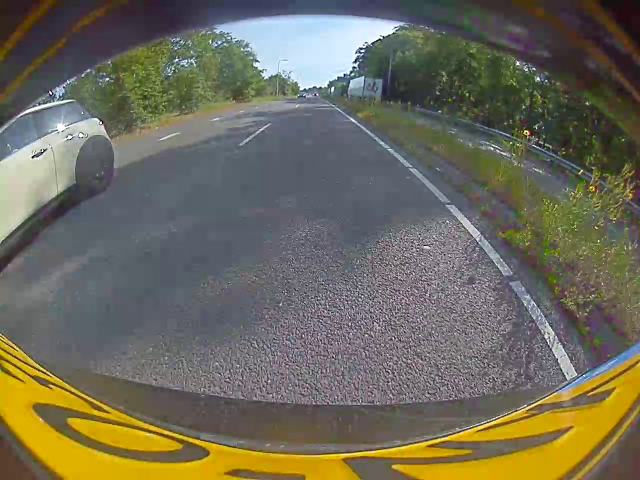
#> input picture frame 0 of tests/data/2020-06-02_09-10-25/2020-06-02_09-08-04-back.mp4, 1280 x 960 px, given in place of 2019-05-30_09-23-12-front.mp4, which was not available (shown at 1/2 size)
$ python benchmark_cv2_read.py
#> lines starting #> are read from the running program, lines starting #| are printed output that depends on the picture; pictures that were not available may be replaced by others from this repository, and a replacement may not be noted
import cv2
from datetime import datetime


def main():
    fn = "/Volumes/TESLASTICK/TeslaCam/SavedClips/2019-05-30_09-23-14/2019-05-30_09-23-12-front.mp4"

    start = datetime.now()
    print("Explicitly incrementing position")
    cap = cv2.VideoCapture(str(fn))
    cap.set(cv2.CAP_PROP_POS_AVI_RATIO, 1)  # Go to last frame
    n_frames = int(cap.get(cv2.CAP_PROP_POS_FRAMES))
    for frame_pos in range(0, n_frames):
        cap.set(cv2.CAP_PROP_POS_FRAMES, frame_pos)
        frame_read, frame = cap.read()
#> this loop made 31 passes
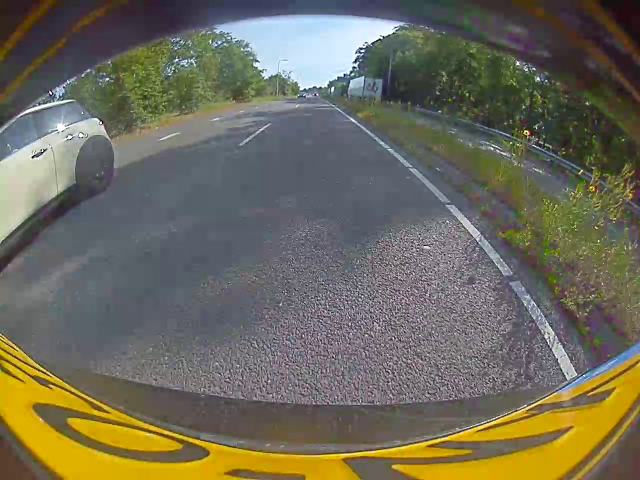
#> input picture frame 0 of tests/data/2020-06-02_09-10-25/2020-06-02_09-08-04-back.mp4, 1280 x 960 px, given in place of 2019-05-30_09-23-12-front.mp4, which was not available (shown at 1/2 size)
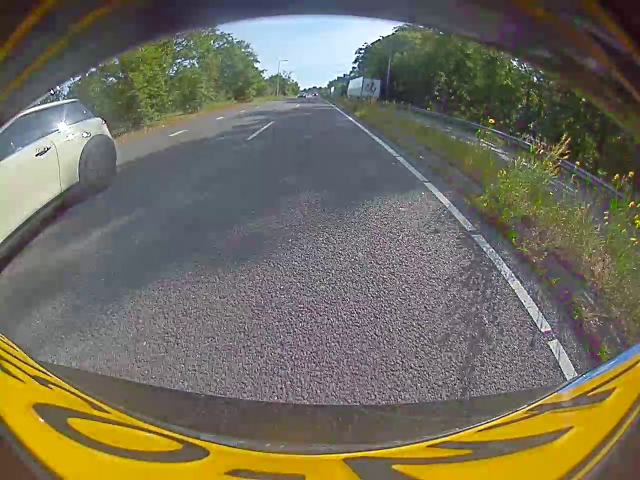
#> input picture frame 1 of tests/data/2020-06-02_09-10-25/2020-06-02_09-08-04-back.mp4, 1280 x 960 px, given in place of 2019-05-30_09-23-12-front.mp4, which was not available (shown at 1/2 size)
#> pass 3, in main, `frame_read, frame = cap.read()`:
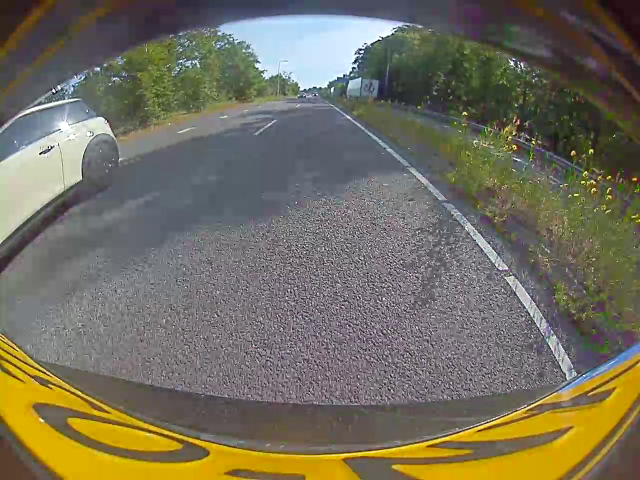
#> frame: shape (960, 1280, 3) (shown at 1/2 size); mean B, G, R 93.8, 110.9, 115.5
    cap.release()
    end = datetime.now()
    diff_s = (end-start).total_seconds()
    print(f"Took {diff_s} seconds")

    start = datetime.now()
    print("Loop")
    cap = cv2.VideoCapture(str(fn))
    while cap.isOpened():
        ret, frame = cap.read()
        if not ret:
            break
    cap.release()
    end = datetime.now()
    diff_s = (end-start).total_seconds()
    print(f"Took {diff_s} seconds")


if __name__ == "__main__":
    main()

$ run again, starting later in the video
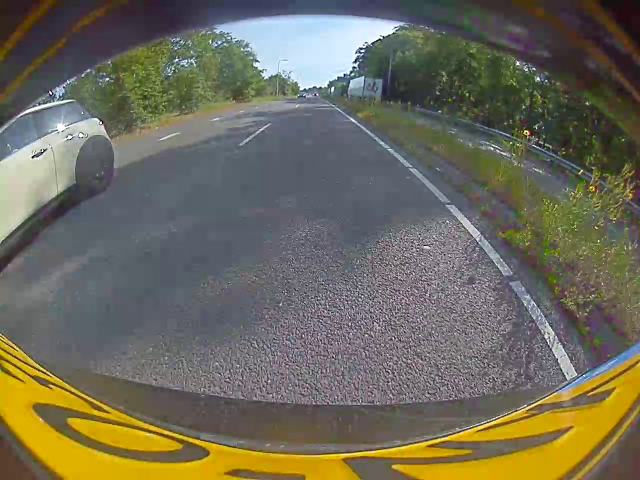
#> input picture frame 0 of tests/data/2020-06-02_09-10-25/2020-06-02_09-08-04-back.mp4, 1280 x 960 px, given in place of 2019-05-30_09-23-12-front.mp4, which was not available (shown at 1/2 size)
#> the loop in main, `for frame_pos in range(0, n_frames):` made 31 passes
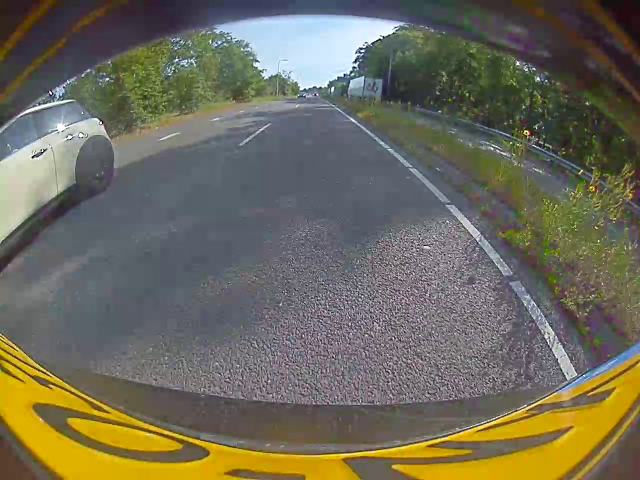
#> input picture frame 0 of tests/data/2020-06-02_09-10-25/2020-06-02_09-08-04-back.mp4, 1280 x 960 px, given in place of 2019-05-30_09-23-12-front.mp4, which was not available (shown at 1/2 size)
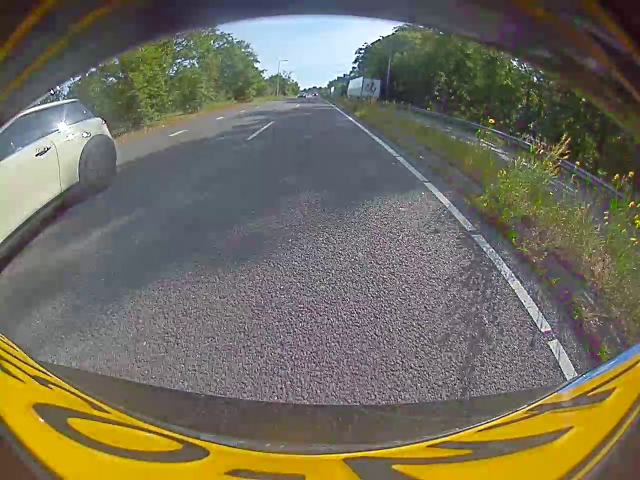
#> input picture frame 1 of tests/data/2020-06-02_09-10-25/2020-06-02_09-08-04-back.mp4, 1280 x 960 px, given in place of 2019-05-30_09-23-12-front.mp4, which was not available (shown at 1/2 size)

$ run again, starting later in the video
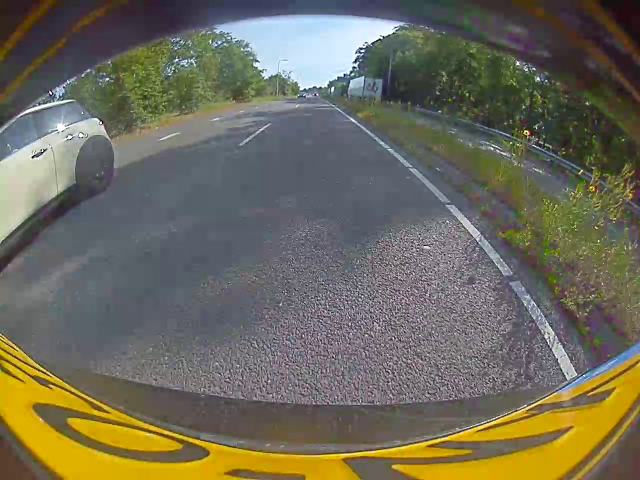
#> input picture frame 0 of tests/data/2020-06-02_09-10-25/2020-06-02_09-08-04-back.mp4, 1280 x 960 px, given in place of 2019-05-30_09-23-12-front.mp4, which was not available (shown at 1/2 size)
#> the loop in main, `for frame_pos in range(0, n_frames):` made 31 passes
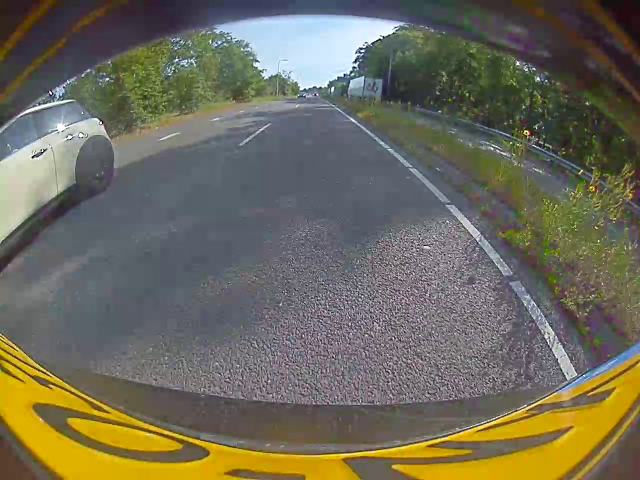
#> input picture frame 0 of tests/data/2020-06-02_09-10-25/2020-06-02_09-08-04-back.mp4, 1280 x 960 px, given in place of 2019-05-30_09-23-12-front.mp4, which was not available (shown at 1/2 size)
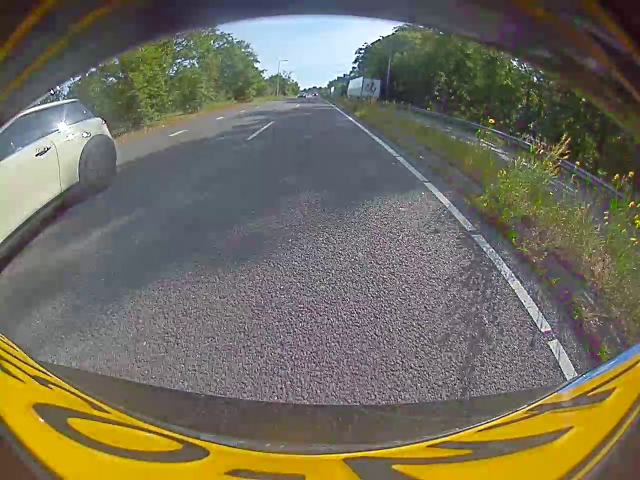
#> input picture frame 1 of tests/data/2020-06-02_09-10-25/2020-06-02_09-08-04-back.mp4, 1280 x 960 px, given in place of 2019-05-30_09-23-12-front.mp4, which was not available (shown at 1/2 size)
